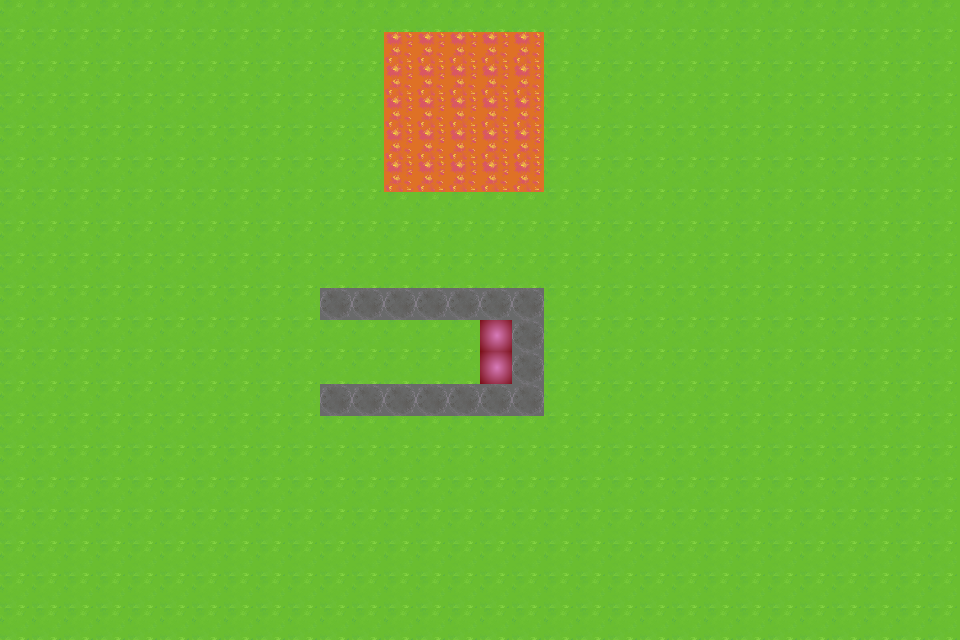

Below is a game level as drawn by its tile map, then a one-line description and the .tmx file that defines it, in full:
An orthogonal 30x20 tile map with 32x32 px tiles, 1 tile layer (Tile Layer 1) and 4 objects (StartDungeon).

<map version="1.10" tiledversion="1.10.2" orientation="orthogonal" renderorder="right-down" width="30" height="20" tilewidth="32" tileheight="32" infinite="0" nextlayerid="4" nextobjectid="10">
 <tileset firstgid="1" source="../tileSets/testTileSet.tsx" />
 <layer id="1" name="Tile Layer 1" width="30" height="20">
  <data encoding="csv">
1,1,1,1,1,1,1,1,1,1,1,1,1,1,1,1,1,1,1,1,1,1,1,1,1,1,1,1,1,1,
1,1,1,1,1,1,1,1,1,1,1,1,3,3,3,3,3,1,1,1,1,1,1,1,1,1,1,1,1,1,
1,1,1,1,1,1,1,1,1,1,1,1,3,3,3,3,3,1,1,1,1,1,1,1,1,1,1,1,1,1,
1,1,1,1,1,1,1,1,1,1,1,1,3,3,3,3,3,1,1,1,1,1,1,1,1,1,1,1,1,1,
1,1,1,1,1,1,1,1,1,1,1,1,3,3,3,3,3,1,1,1,1,1,1,1,1,1,1,1,1,1,
1,1,1,1,1,1,1,1,1,1,1,1,3,3,3,3,3,1,1,1,1,1,1,1,1,1,1,1,1,1,
1,1,1,1,1,1,1,1,1,1,1,1,1,1,1,1,1,1,1,1,1,1,1,1,1,1,1,1,1,1,
1,1,1,1,1,1,1,1,1,1,1,1,1,1,1,1,1,1,1,1,1,1,1,1,1,1,1,1,1,1,
1,1,1,1,1,1,1,1,1,1,1,1,1,1,1,1,1,1,1,1,1,1,1,1,1,1,1,1,1,1,
1,1,1,1,1,1,1,1,1,1,2,2,2,2,2,2,2,1,1,1,1,1,1,1,1,1,1,1,1,1,
1,1,1,1,1,1,1,1,1,1,1,1,1,1,1,4,2,1,1,1,1,1,1,1,1,1,1,1,1,1,
1,1,1,1,1,1,1,1,1,1,1,1,1,1,1,4,2,1,1,1,1,1,1,1,1,1,1,1,1,1,
1,1,1,1,1,1,1,1,1,1,2,2,2,2,2,2,2,1,1,1,1,1,1,1,1,1,1,1,1,1,
1,1,1,1,1,1,1,1,1,1,1,1,1,1,1,1,1,1,1,1,1,1,1,1,1,1,1,1,1,1,
1,1,1,1,1,1,1,1,1,1,1,1,1,1,1,1,1,1,1,1,1,1,1,1,1,1,1,1,1,1,
1,1,1,1,1,1,1,1,1,1,1,1,1,1,1,1,1,1,1,1,1,1,1,1,1,1,1,1,1,1,
1,1,1,1,1,1,1,1,1,1,1,1,1,1,1,1,1,1,1,1,1,1,1,1,1,1,1,1,1,1,
1,1,1,1,1,1,1,1,1,1,1,1,1,1,1,1,1,1,1,1,1,1,1,1,1,1,1,1,1,1,
1,1,1,1,1,1,1,1,1,1,1,1,1,1,1,1,1,1,1,1,1,1,1,1,1,1,1,1,1,1,
1,1,1,1,1,1,1,1,1,1,1,1,1,1,1,1,1,1,1,1,1,1,1,1,1,1,1,1,1,1
</data>
 </layer>
 <objectgroup id="2" name="Interactive">
  <object id="1" name="StartDungeon" x="480" y="320" width="32" height="64" />
 </objectgroup>
 <objectgroup id="3" name="Collisions">
  <object id="6" x="320" y="288" width="224" height="32" />
  <object id="7" x="320" y="384" width="224" height="32" />
  <object id="8" x="512" y="320" width="32" height="64" />
 </objectgroup>
</map>